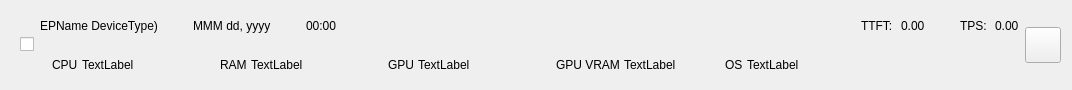
<?xml version="1.0" encoding="UTF-8"?>
<ui version="4.0">
 <class>ResultsHistoryEntryWidget</class>
 <widget class="QWidget" name="ResultsHistoryEntryWidget">
  <property name="geometry">
   <rect>
    <x>0</x>
    <y>0</y>
    <width>1072</width>
    <height>90</height>
   </rect>
  </property>
  <property name="minimumSize">
   <size>
    <width>0</width>
    <height>90</height>
   </size>
  </property>
  <property name="maximumSize">
   <size>
    <width>16777215</width>
    <height>90</height>
   </size>
  </property>
  <property name="windowTitle">
   <string>Form</string>
  </property>
  <layout class="QHBoxLayout" name="horizontalLayout_7">
   <property name="leftMargin">
    <number>20</number>
   </property>
   <property name="topMargin">
    <number>9</number>
   </property>
   <property name="bottomMargin">
    <number>9</number>
   </property>
   <item>
    <widget class="QCheckBox" name="selection_box_">
     <property name="text">
      <string/>
     </property>
    </widget>
   </item>
   <item>
    <layout class="QVBoxLayout" name="verticalLayout">
     <item>
      <layout class="QHBoxLayout" name="horizontalLayout_4" stretch="0,0,0,0,1,0,0">
       <property name="spacing">
        <number>20</number>
       </property>
       <item>
        <widget class="QLabel" name="ep_label_">
         <property name="text">
          <string>EPName DeviceType)</string>
         </property>
        </widget>
       </item>
       <item>
        <layout class="QHBoxLayout" name="horizontalLayout">
         <property name="spacing">
          <number>8</number>
         </property>
         <item>
          <widget class="QLabel" name="date_icon_label_">
           <property name="text">
            <string/>
           </property>
           <property name="pixmap">
            <pixmap resource="../../app_resources.qrc">:/icons/resources/icons/calendar_icon.png</pixmap>
           </property>
          </widget>
         </item>
         <item>
          <widget class="QLabel" name="date_label_">
           <property name="text">
            <string>MMM dd, yyyy</string>
           </property>
          </widget>
         </item>
        </layout>
       </item>
       <item>
        <layout class="QHBoxLayout" name="horizontalLayout_2">
         <property name="spacing">
          <number>8</number>
         </property>
         <item>
          <widget class="QLabel" name="time_icon_label_">
           <property name="text">
            <string/>
           </property>
           <property name="pixmap">
            <pixmap resource="../../app_resources.qrc">:/icons/resources/icons/time_icon.png</pixmap>
           </property>
          </widget>
         </item>
         <item>
          <widget class="QLabel" name="time_label_">
           <property name="text">
            <string>00:00</string>
           </property>
          </widget>
         </item>
        </layout>
       </item>
       <item>
        <spacer name="horizontalSpacer">
         <property name="orientation">
          <enum>Qt::Orientation::Horizontal</enum>
         </property>
         <property name="sizeHint" stdset="0">
          <size>
           <width>40</width>
           <height>20</height>
          </size>
         </property>
        </spacer>
       </item>
       <item>
        <layout class="QHBoxLayout" name="horizontalLayout_3" stretch="0,1">
         <property name="spacing">
          <number>8</number>
         </property>
         <item>
          <widget class="QLabel" name="error_icon_label_">
           <property name="text">
            <string/>
           </property>
           <property name="pixmap">
            <pixmap resource="../../app_resources.qrc">:/icons/resources/icons/ep_info_icon.png</pixmap>
           </property>
          </widget>
         </item>
         <item>
          <widget class="ElidedLabel" name="error_label_" native="true"/>
         </item>
        </layout>
       </item>
       <item>
        <layout class="QHBoxLayout" name="horizontalLayout_5">
         <property name="spacing">
          <number>8</number>
         </property>
         <item>
          <widget class="QLabel" name="TTFT_icon_label_">
           <property name="text">
            <string/>
           </property>
           <property name="pixmap">
            <pixmap resource="../../app_resources.qrc">:/icons/resources/icons/edu_icon.png</pixmap>
           </property>
          </widget>
         </item>
         <item>
          <widget class="QLabel" name="TTFT_title_label_">
           <property name="text">
            <string>TTFT:</string>
           </property>
          </widget>
         </item>
         <item>
          <widget class="QLabel" name="TTFT_label_">
           <property name="text">
            <string>0.00</string>
           </property>
          </widget>
         </item>
        </layout>
       </item>
       <item>
        <layout class="QHBoxLayout" name="horizontalLayout_6">
         <property name="spacing">
          <number>8</number>
         </property>
         <item>
          <widget class="QLabel" name="TPS_icon_label_">
           <property name="text">
            <string/>
           </property>
           <property name="pixmap">
            <pixmap resource="../../app_resources.qrc">:/icons/resources/icons/summarize_icon.png</pixmap>
           </property>
          </widget>
         </item>
         <item>
          <widget class="QLabel" name="TPS_title_label_">
           <property name="text">
            <string>TPS:</string>
           </property>
          </widget>
         </item>
         <item>
          <widget class="QLabel" name="TPS_label_">
           <property name="text">
            <string>0.00</string>
           </property>
          </widget>
         </item>
        </layout>
       </item>
      </layout>
     </item>
     <item>
      <layout class="QHBoxLayout" name="horizontalLayout_8">
       <property name="spacing">
        <number>15</number>
       </property>
       <item>
        <layout class="QHBoxLayout" name="horizontalLayout_9" stretch="0,0,1">
         <property name="spacing">
          <number>4</number>
         </property>
         <item>
          <widget class="QLabel" name="cpu_bullet_">
           <property name="minimumSize">
            <size>
             <width>8</width>
             <height>8</height>
            </size>
           </property>
           <property name="maximumSize">
            <size>
             <width>8</width>
             <height>8</height>
            </size>
           </property>
           <property name="text">
            <string/>
           </property>
          </widget>
         </item>
         <item>
          <widget class="QLabel" name="cpu_title_label_">
           <property name="text">
            <string>CPU</string>
           </property>
          </widget>
         </item>
         <item>
          <widget class="QLabel" name="cpu_label_">
           <property name="text">
            <string>TextLabel</string>
           </property>
          </widget>
         </item>
        </layout>
       </item>
       <item>
        <layout class="QHBoxLayout" name="horizontalLayout_10" stretch="0,0,1">
         <property name="spacing">
          <number>4</number>
         </property>
         <item>
          <widget class="QLabel" name="ram_bullet_">
           <property name="minimumSize">
            <size>
             <width>8</width>
             <height>8</height>
            </size>
           </property>
           <property name="maximumSize">
            <size>
             <width>8</width>
             <height>8</height>
            </size>
           </property>
           <property name="text">
            <string/>
           </property>
          </widget>
         </item>
         <item>
          <widget class="QLabel" name="ram_title_label_">
           <property name="text">
            <string>RAM</string>
           </property>
          </widget>
         </item>
         <item>
          <widget class="QLabel" name="ram_label_">
           <property name="text">
            <string>TextLabel</string>
           </property>
          </widget>
         </item>
        </layout>
       </item>
       <item>
        <layout class="QHBoxLayout" name="horizontalLayout_11" stretch="0,0,1">
         <property name="spacing">
          <number>4</number>
         </property>
         <item>
          <widget class="QLabel" name="gpu_bullet_">
           <property name="minimumSize">
            <size>
             <width>8</width>
             <height>8</height>
            </size>
           </property>
           <property name="maximumSize">
            <size>
             <width>8</width>
             <height>8</height>
            </size>
           </property>
           <property name="text">
            <string/>
           </property>
          </widget>
         </item>
         <item>
          <widget class="QLabel" name="gpu_title_label_">
           <property name="text">
            <string>GPU</string>
           </property>
          </widget>
         </item>
         <item>
          <widget class="QLabel" name="gpu_label_">
           <property name="text">
            <string>TextLabel</string>
           </property>
          </widget>
         </item>
        </layout>
       </item>
       <item>
        <layout class="QHBoxLayout" name="horizontalLayout_12" stretch="0,0,1">
         <property name="spacing">
          <number>4</number>
         </property>
         <item>
          <widget class="QLabel" name="gpu_vram_bullet_">
           <property name="minimumSize">
            <size>
             <width>8</width>
             <height>8</height>
            </size>
           </property>
           <property name="maximumSize">
            <size>
             <width>8</width>
             <height>8</height>
            </size>
           </property>
           <property name="text">
            <string/>
           </property>
          </widget>
         </item>
         <item>
          <widget class="QLabel" name="gpu_vram_title_label_">
           <property name="text">
            <string>GPU VRAM</string>
           </property>
          </widget>
         </item>
         <item>
          <widget class="QLabel" name="gpu_vram_label_">
           <property name="text">
            <string>TextLabel</string>
           </property>
          </widget>
         </item>
        </layout>
       </item>
       <item>
        <layout class="QHBoxLayout" name="horizontalLayout_13" stretch="0,0,1">
         <property name="spacing">
          <number>4</number>
         </property>
         <item>
          <widget class="QLabel" name="os_bullet_">
           <property name="minimumSize">
            <size>
             <width>8</width>
             <height>8</height>
            </size>
           </property>
           <property name="maximumSize">
            <size>
             <width>8</width>
             <height>8</height>
            </size>
           </property>
           <property name="text">
            <string/>
           </property>
          </widget>
         </item>
         <item>
          <widget class="QLabel" name="os_title_label_">
           <property name="text">
            <string>OS</string>
           </property>
          </widget>
         </item>
         <item>
          <widget class="QLabel" name="os_label_">
           <property name="text">
            <string>TextLabel</string>
           </property>
          </widget>
         </item>
        </layout>
       </item>
       <item>
        <spacer name="horizontalSpacer_2">
         <property name="orientation">
          <enum>Qt::Orientation::Horizontal</enum>
         </property>
         <property name="sizeHint" stdset="0">
          <size>
           <width>40</width>
           <height>20</height>
          </size>
         </property>
        </spacer>
       </item>
      </layout>
     </item>
    </layout>
   </item>
   <item>
    <widget class="QPushButton" name="open_button_">
     <property name="minimumSize">
      <size>
       <width>36</width>
       <height>36</height>
      </size>
     </property>
     <property name="maximumSize">
      <size>
       <width>36</width>
       <height>36</height>
      </size>
     </property>
     <property name="text">
      <string/>
     </property>
     <property name="icon">
      <iconset resource="../../app_resources.qrc">
       <normaloff>:/icons/resources/icons/expand_left.png</normaloff>:/icons/resources/icons/expand_left.png</iconset>
     </property>
     <property name="iconSize">
      <size>
       <width>20</width>
       <height>20</height>
      </size>
     </property>
    </widget>
   </item>
  </layout>
 </widget>
 <customwidgets>
  <customwidget>
   <class>ElidedLabel</class>
   <extends>QWidget</extends>
   <header>ui/widgets/elided_label.h</header>
  </customwidget>
 </customwidgets>
 <resources>
  <include location="../../app_resources.qrc"/>
 </resources>
 <connections/>
</ui>
